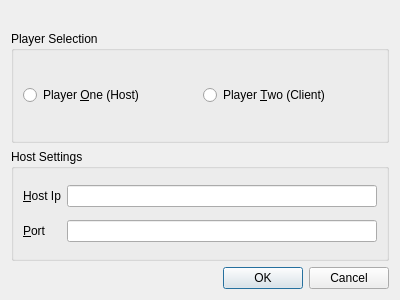
<?xml version="1.0" encoding="UTF-8"?>
<ui version="4.0">
 <class>ConnectDialog</class>
 <widget class="QDialog" name="ConnectDialog">
  <property name="geometry">
   <rect>
    <x>0</x>
    <y>0</y>
    <width>400</width>
    <height>300</height>
   </rect>
  </property>
  <property name="windowTitle">
   <string>Dialog</string>
  </property>
  <layout class="QVBoxLayout" name="verticalLayout">
   <item>
    <spacer name="verticalSpacer">
     <property name="orientation">
      <enum>Qt::Vertical</enum>
     </property>
     <property name="sizeType">
      <enum>QSizePolicy::Fixed</enum>
     </property>
     <property name="sizeHint" stdset="0">
      <size>
       <width>20</width>
       <height>20</height>
      </size>
     </property>
    </spacer>
   </item>
   <item>
    <widget class="QGroupBox" name="groupBox_2">
     <property name="title">
      <string>Player Selection</string>
     </property>
     <layout class="QHBoxLayout" name="horizontalLayout_2">
      <item>
       <widget class="QRadioButton" name="radioButton">
        <property name="text">
         <string>Player &amp;One (Host)</string>
        </property>
       </widget>
      </item>
      <item>
       <widget class="QRadioButton" name="radioButton_2">
        <property name="text">
         <string>Player &amp;Two (Client)</string>
        </property>
       </widget>
      </item>
     </layout>
    </widget>
   </item>
   <item>
    <widget class="QGroupBox" name="groupBox">
     <property name="title">
      <string>Host Settings</string>
     </property>
     <layout class="QHBoxLayout" name="horizontalLayout">
      <item>
       <layout class="QGridLayout" name="gridLayout">
        <item row="0" column="0">
         <widget class="QLabel" name="label">
          <property name="text">
           <string>&amp;Host Ip</string>
          </property>
          <property name="buddy">
           <cstring>lineEdit</cstring>
          </property>
         </widget>
        </item>
        <item row="1" column="0">
         <widget class="QLabel" name="label_2">
          <property name="text">
           <string>&amp;Port</string>
          </property>
          <property name="buddy">
           <cstring>lineEdit_2</cstring>
          </property>
         </widget>
        </item>
        <item row="0" column="1">
         <widget class="QLineEdit" name="lineEdit"/>
        </item>
        <item row="1" column="1">
         <widget class="QLineEdit" name="lineEdit_2"/>
        </item>
       </layout>
      </item>
     </layout>
    </widget>
   </item>
   <item>
    <widget class="QDialogButtonBox" name="buttonBox">
     <property name="standardButtons">
      <set>QDialogButtonBox::Cancel|QDialogButtonBox::Ok</set>
     </property>
    </widget>
   </item>
  </layout>
 </widget>
 <resources/>
 <connections/>
</ui>
